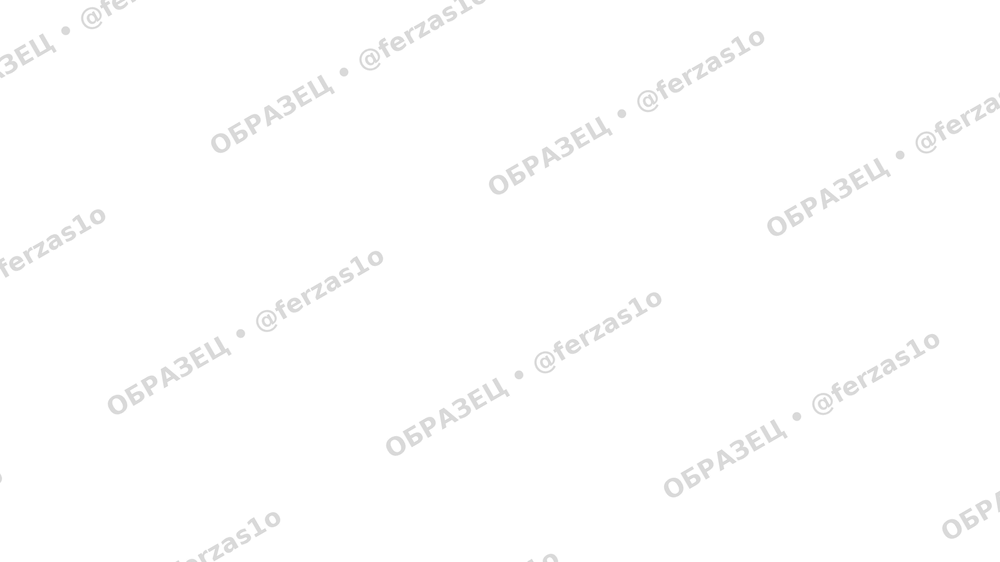
#> input picture handoff-pavel-yulia/wm-overlay-16x9.png, 1000 x 562 px, shrunk from 1920 x 1080 before the run
$ python wm.py wm-overlay-16x9.png wm-overlay.png wm-overlay.png
#> lines starting #> are read from the running program, lines starting #| are printed output that depends on the picture
# Водяной знак: диагональная сетка полупрозрачного текста. usage: wm.py in.jpg out.jpg [текст]
import sys, math
from PIL import Image, ImageDraw, ImageFont
src, dst = sys.argv[1], sys.argv[2]
text = sys.argv[3] if len(sys.argv) > 3 else "ОБРАЗЕЦ • @ferzas1o"
im = Image.open(src).convert("RGBA")
#> im is the input picture: PIL image 1000x562 RGBA; mean R, G, B, A 11.4, 11.4, 11.4, 3
W, H = im.size
#> W = 1000; H = 562
fs = max(24, int(min(W, H) * 0.045))
#> fs = 25
font = ImageFont.truetype("/usr/share/fonts/truetype/dejavu/DejaVuSans-Bold.ttf", fs)
D = int(math.hypot(W, H)) + fs * 4
#> D = 1247
layer = Image.new("RGBA", (D, D), (0, 0, 0, 0))
#> layer: PIL image 1247x1247 RGBA; every value is 0
d = ImageDraw.Draw(layer)
tw = d.textlength(text, font=font)
#> tw = 224
sx, sy = int(tw + fs * 5), int(fs * 7)
#> sx = 349; sy = 175
for row, y in enumerate(range(0, D, sy)):
    off = (sx // 2) * (row % 2)
    for x in range(-sx + off, D, sx):
        d.text((x, y), text, font=font, fill=(255, 255, 255, 48), stroke_width=max(1, fs // 18), stroke_fill=(0, 0, 0, 30))
#> this loop made 8 passes
#> off on passes 1 to 8: 0, 174, 0, 174, 0, 174, 0, 174
layer = layer.rotate(30, resample=Image.BICUBIC)
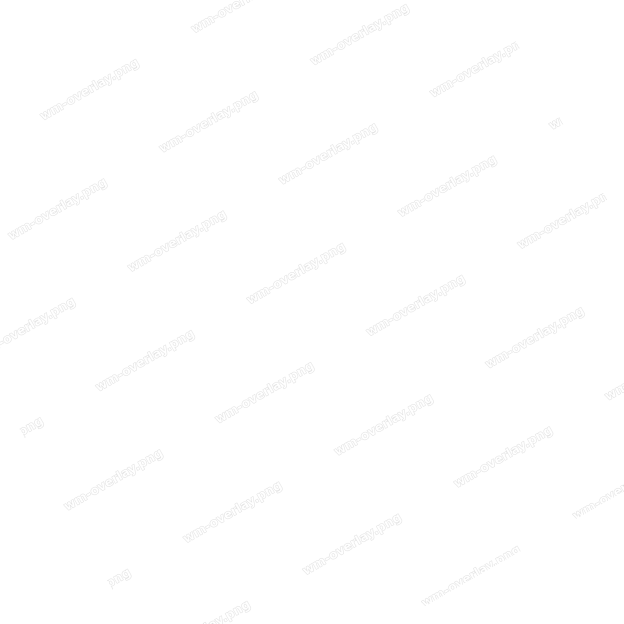
#> layer: PIL image 1247x1247 RGBA (shown at 1/2 size); mean R, G, B, A 6.5, 6.5, 6.5, 1.6; transparent parts drawn white
l, t = (D - W) // 2, (D - H) // 2
#> l = 123; t = 342
im = Image.alpha_composite(im, layer.crop((l, t, l + W, t + H)))
im.convert("RGB").save(dst, quality=90)
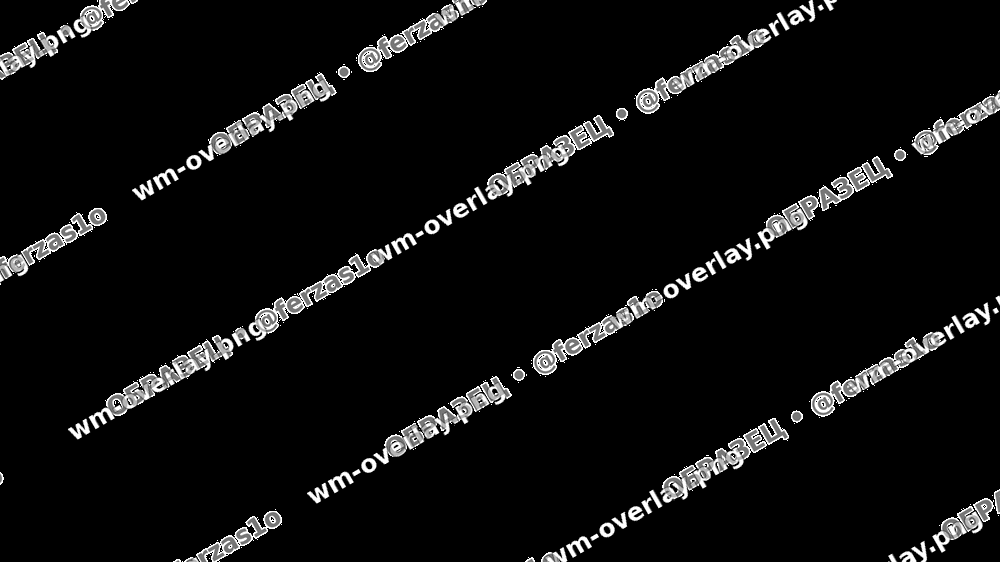
#> saved as wm-overlay.png: PIL image 1000x562 RGB; min 0, max 255, mean 14.9
